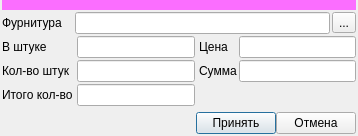
<?xml version="1.0" encoding="UTF-8"?>
<ui version="4.0">
 <class>Dialog</class>
 <widget class="QDialog" name="Dialog">
  <property name="geometry">
   <rect>
    <x>0</x>
    <y>0</y>
    <width>358</width>
    <height>136</height>
   </rect>
  </property>
  <property name="windowTitle">
   <string>Фурнитура</string>
  </property>
  <layout class="QGridLayout" name="gridLayout">
   <property name="leftMargin">
    <number>2</number>
   </property>
   <property name="topMargin">
    <number>0</number>
   </property>
   <property name="rightMargin">
    <number>2</number>
   </property>
   <property name="bottomMargin">
    <number>2</number>
   </property>
   <property name="spacing">
    <number>2</number>
   </property>
   <item row="0" column="0" colspan="6">
    <widget class="QWidget" name="sw_new_cut_2" native="true">
     <property name="minimumSize">
      <size>
       <width>0</width>
       <height>10</height>
      </size>
     </property>
     <property name="styleSheet">
      <string notr="true">background-color: rgb(251, 110, 255);</string>
     </property>
    </widget>
   </item>
   <item row="4" column="2">
    <widget class="QLineEdit" name="le_value_sum">
     <property name="readOnly">
      <bool>true</bool>
     </property>
    </widget>
   </item>
   <item row="3" column="5">
    <widget class="QLineEdit" name="le_sum">
     <property name="readOnly">
      <bool>true</bool>
     </property>
    </widget>
   </item>
   <item row="2" column="5">
    <widget class="QLineEdit" name="le_price">
     <property name="readOnly">
      <bool>true</bool>
     </property>
    </widget>
   </item>
   <item row="1" column="1" colspan="5">
    <layout class="QHBoxLayout" name="horizontalLayout">
     <item>
      <widget class="QLineEdit" name="le_accessories">
       <property name="readOnly">
        <bool>true</bool>
       </property>
      </widget>
     </item>
     <item>
      <widget class="QToolButton" name="toolButton">
       <property name="text">
        <string>...</string>
       </property>
      </widget>
     </item>
    </layout>
   </item>
   <item row="6" column="0" colspan="6">
    <layout class="QHBoxLayout" name="horizontalLayout_3">
     <property name="spacing">
      <number>0</number>
     </property>
     <item>
      <spacer name="horizontalSpacer">
       <property name="orientation">
        <enum>Qt::Horizontal</enum>
       </property>
       <property name="sizeHint" stdset="0">
        <size>
         <width>40</width>
         <height>20</height>
        </size>
       </property>
      </spacer>
     </item>
     <item>
      <widget class="QPushButton" name="pushButton_2">
       <property name="text">
        <string>Принять</string>
       </property>
      </widget>
     </item>
     <item>
      <widget class="QPushButton" name="pushButton">
       <property name="text">
        <string>Отмена</string>
       </property>
      </widget>
     </item>
    </layout>
   </item>
   <item row="1" column="0">
    <widget class="QLabel" name="label">
     <property name="text">
      <string>Фурнитура</string>
     </property>
    </widget>
   </item>
   <item row="2" column="4">
    <widget class="QLabel" name="label_3">
     <property name="text">
      <string>Цена</string>
     </property>
    </widget>
   </item>
   <item row="3" column="0">
    <widget class="QLabel" name="label_2">
     <property name="text">
      <string>Кол-во штук</string>
     </property>
    </widget>
   </item>
   <item row="3" column="4">
    <widget class="QLabel" name="label_5">
     <property name="text">
      <string>Сумма</string>
     </property>
    </widget>
   </item>
   <item row="2" column="2">
    <widget class="QLineEdit" name="le_value_thing"/>
   </item>
   <item row="2" column="0">
    <widget class="QLabel" name="label_4">
     <property name="text">
      <string>В штуке</string>
     </property>
    </widget>
   </item>
   <item row="3" column="2">
    <widget class="QLineEdit" name="le_value"/>
   </item>
   <item row="4" column="0">
    <widget class="QLabel" name="label_6">
     <property name="text">
      <string>Итого кол-во</string>
     </property>
    </widget>
   </item>
   <item row="5" column="0">
    <spacer name="verticalSpacer">
     <property name="orientation">
      <enum>Qt::Vertical</enum>
     </property>
     <property name="sizeHint" stdset="0">
      <size>
       <width>20</width>
       <height>40</height>
      </size>
     </property>
    </spacer>
   </item>
  </layout>
 </widget>
 <resources/>
 <connections>
  <connection>
   <sender>pushButton_2</sender>
   <signal>clicked()</signal>
   <receiver>Dialog</receiver>
   <slot>ui_acc()</slot>
   <hints>
    <hint type="sourcelabel">
     <x>279</x>
     <y>113</y>
    </hint>
    <hint type="destinationlabel">
     <x>245</x>
     <y>116</y>
    </hint>
   </hints>
  </connection>
  <connection>
   <sender>pushButton</sender>
   <signal>clicked()</signal>
   <receiver>Dialog</receiver>
   <slot>ui_can()</slot>
   <hints>
    <hint type="sourcelabel">
     <x>354</x>
     <y>113</y>
    </hint>
    <hint type="destinationlabel">
     <x>317</x>
     <y>116</y>
    </hint>
   </hints>
  </connection>
  <connection>
   <sender>toolButton</sender>
   <signal>clicked()</signal>
   <receiver>Dialog</receiver>
   <slot>ui_accessories()</slot>
   <hints>
    <hint type="sourcelabel">
     <x>345</x>
     <y>26</y>
    </hint>
    <hint type="destinationlabel">
     <x>357</x>
     <y>37</y>
    </hint>
   </hints>
  </connection>
  <connection>
   <sender>le_value_thing</sender>
   <signal>editingFinished()</signal>
   <receiver>Dialog</receiver>
   <slot>calc()</slot>
   <hints>
    <hint type="sourcelabel">
     <x>113</x>
     <y>51</y>
    </hint>
    <hint type="destinationlabel">
     <x>-134</x>
     <y>51</y>
    </hint>
   </hints>
  </connection>
  <connection>
   <sender>le_value</sender>
   <signal>editingFinished()</signal>
   <receiver>Dialog</receiver>
   <slot>calc()</slot>
   <hints>
    <hint type="sourcelabel">
     <x>80</x>
     <y>69</y>
    </hint>
    <hint type="destinationlabel">
     <x>-74</x>
     <y>72</y>
    </hint>
   </hints>
  </connection>
  <connection>
   <sender>le_price</sender>
   <signal>editingFinished()</signal>
   <receiver>Dialog</receiver>
   <slot>calc()</slot>
   <hints>
    <hint type="sourcelabel">
     <x>322</x>
     <y>50</y>
    </hint>
    <hint type="destinationlabel">
     <x>596</x>
     <y>50</y>
    </hint>
   </hints>
  </connection>
 </connections>
 <slots>
  <slot>ui_acc()</slot>
  <slot>ui_can()</slot>
  <slot>ui_accessories()</slot>
  <slot>calc()</slot>
 </slots>
</ui>
